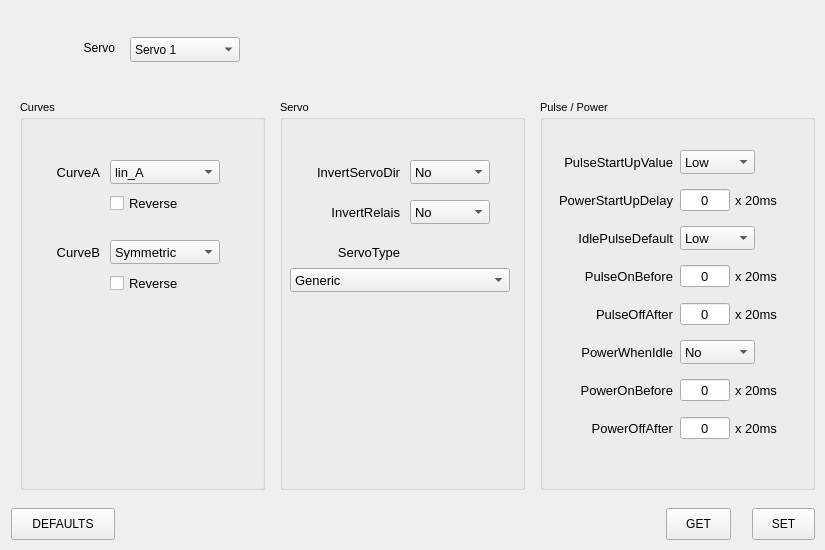
<?xml version='1.0' encoding='UTF-8'?>
<ui version="4.0">
 <class>ServoCvsTab</class>
 <widget class="QWidget" name="ServoCvsTab">
  <property name="geometry">
   <rect>
    <x>0</x>
    <y>0</y>
    <width>825</width>
    <height>550</height>
   </rect>
  </property>
  <widget class="QLabel" name="label1">
   <property name="geometry">
    <rect>
     <x>20</x>
     <y>40</y>
     <width>95</width>
     <height>16</height>
    </rect>
   </property>
   <property name="text">
    <string>Servo</string>
   </property>
   <property name="alignment">
    <set>Qt::AlignRight|Qt::AlignVCenter</set>
   </property>
  </widget>
  <widget class="QComboBox" name="popupServoCvs">
   <property name="geometry">
    <rect>
     <x>130</x>
     <y>37</y>
     <width>110</width>
     <height>25</height>
    </rect>
   </property>
   <item>
    <property name="text">
     <string>Servo 1</string>
    </property>
   </item>
   <item>
    <property name="text">
     <string>Servo 2</string>
    </property>
   </item>
   <item>
    <property name="text">
     <string>Servo 3</string>
    </property>
   </item>
   <item>
    <property name="text">
     <string>Servo 4</string>
    </property>
   </item>
   <item>
    <property name="text">
     <string>Servo 5</string>
    </property>
   </item>
   <item>
    <property name="text">
     <string>Servo 6</string>
    </property>
   </item>
  </widget>
  <widget class="QGroupBox" name="groupBox2">
   <property name="geometry">
    <rect>
     <x>20</x>
     <y>100</y>
     <width>245</width>
     <height>390</height>
    </rect>
   </property>
   <property name="title">
    <string>Curves</string>
   </property>
   <property name="font">
    <font>
     <pointsize>8</pointsize>
    </font>
   </property>
   <widget class="QLabel" name="label3">
    <property name="geometry">
     <rect>
      <x>10</x>
      <y>64</y>
      <width>70</width>
      <height>16</height>
     </rect>
    </property>
    <property name="text">
     <string>CurveA</string>
    </property>
    <property name="alignment">
     <set>Qt::AlignRight|Qt::AlignVCenter</set>
    </property>
    <property name="font">
     <font>
      <pointsize>10</pointsize>
      <bold>false</bold>
     </font>
    </property>
   </widget>
   <widget class="CenteredComboBox" name="comboCurveA">
    <property name="geometry">
     <rect>
      <x>90</x>
      <y>60</y>
      <width>110</width>
      <height>24</height>
     </rect>
    </property>
    <item>
     <property name="text">
      <string>lin_A</string>
     </property>
    </item>
    <item>
     <property name="text">
      <string>lin_B</string>
     </property>
    </item>
    <item>
     <property name="text">
      <string>move_A</string>
     </property>
    </item>
    <item>
     <property name="text">
      <string>move_B</string>
     </property>
    </item>
    <item>
     <property name="text">
      <string>sine_A</string>
     </property>
    </item>
    <item>
     <property name="text">
      <string>sine_B</string>
     </property>
    </item>
    <item>
     <property name="text">
      <string>whip_A</string>
     </property>
    </item>
    <item>
     <property name="text">
      <string>whip_B</string>
     </property>
    </item>
    <item>
     <property name="text">
      <string>sig_hp0</string>
     </property>
    </item>
    <item>
     <property name="text">
      <string>sig_hp1</string>
     </property>
    </item>
    <item>
     <property name="text">
      <string>hp1p</string>
     </property>
    </item>
    <item>
     <property name="text">
      <string>sine_AB</string>
     </property>
    </item>
    <property name="font">
     <font>
      <pointsize>10</pointsize>
      <bold>false</bold>
     </font>
    </property>
   </widget>
   <widget class="QCheckBox" name="checkCurveAReverse">
    <property name="geometry">
     <rect>
      <x>90</x>
      <y>94</y>
      <width>120</width>
      <height>18</height>
     </rect>
    </property>
    <property name="text">
     <string>Reverse</string>
    </property>
    <property name="font">
     <font>
      <pointsize>10</pointsize>
      <bold>false</bold>
     </font>
    </property>
   </widget>
   <widget class="QLabel" name="label4">
    <property name="geometry">
     <rect>
      <x>10</x>
      <y>144</y>
      <width>70</width>
      <height>16</height>
     </rect>
    </property>
    <property name="text">
     <string>CurveB</string>
    </property>
    <property name="alignment">
     <set>Qt::AlignRight|Qt::AlignVCenter</set>
    </property>
    <property name="font">
     <font>
      <pointsize>10</pointsize>
      <bold>false</bold>
     </font>
    </property>
   </widget>
   <widget class="CenteredComboBox" name="comboCurveB">
    <property name="geometry">
     <rect>
      <x>90</x>
      <y>140</y>
      <width>110</width>
      <height>24</height>
     </rect>
    </property>
    <item>
     <property name="text">
      <string>Symmetric</string>
     </property>
    </item>
    <item>
     <property name="text">
      <string>lin_B</string>
     </property>
    </item>
    <item>
     <property name="text">
      <string>move_A</string>
     </property>
    </item>
    <item>
     <property name="text">
      <string>move_B</string>
     </property>
    </item>
    <item>
     <property name="text">
      <string>sine_A</string>
     </property>
    </item>
    <item>
     <property name="text">
      <string>sine_B</string>
     </property>
    </item>
    <item>
     <property name="text">
      <string>whip_A</string>
     </property>
    </item>
    <item>
     <property name="text">
      <string>whip_B</string>
     </property>
    </item>
    <item>
     <property name="text">
      <string>sig_hp0</string>
     </property>
    </item>
    <item>
     <property name="text">
      <string>sig_hp1</string>
     </property>
    </item>
    <item>
     <property name="text">
      <string>hp1p</string>
     </property>
    </item>
    <item>
     <property name="text">
      <string>sine_AB</string>
     </property>
    </item>
    <property name="font">
     <font>
      <pointsize>10</pointsize>
      <bold>false</bold>
     </font>
    </property>
   </widget>
   <widget class="QCheckBox" name="checkCurveBReverse">
    <property name="geometry">
     <rect>
      <x>90</x>
      <y>174</y>
      <width>120</width>
      <height>18</height>
     </rect>
    </property>
    <property name="text">
     <string>Reverse</string>
    </property>
    <property name="font">
     <font>
      <pointsize>10</pointsize>
      <bold>false</bold>
     </font>
    </property>
   </widget>
  </widget>
  <widget class="QGroupBox" name="groupBox5">
   <property name="geometry">
    <rect>
     <x>280</x>
     <y>100</y>
     <width>245</width>
     <height>390</height>
    </rect>
   </property>
   <property name="title">
    <string>Servo</string>
   </property>
   <property name="font">
    <font>
     <pointsize>8</pointsize>
    </font>
   </property>
   <widget class="QLabel" name="label6">
    <property name="geometry">
     <rect>
      <x>10</x>
      <y>64</y>
      <width>110</width>
      <height>16</height>
     </rect>
    </property>
    <property name="text">
     <string>InvertServoDir</string>
    </property>
    <property name="alignment">
     <set>Qt::AlignRight|Qt::AlignVCenter</set>
    </property>
    <property name="font">
     <font>
      <pointsize>10</pointsize>
      <bold>false</bold>
     </font>
    </property>
   </widget>
   <widget class="CenteredComboBox" name="comboInvertServoDir">
    <property name="geometry">
     <rect>
      <x>130</x>
      <y>60</y>
      <width>80</width>
      <height>24</height>
     </rect>
    </property>
    <item>
     <property name="text">
      <string>No</string>
     </property>
    </item>
    <item>
     <property name="text">
      <string>Yes</string>
     </property>
    </item>
    <property name="font">
     <font>
      <pointsize>10</pointsize>
      <bold>false</bold>
     </font>
    </property>
   </widget>
   <widget class="QLabel" name="label7">
    <property name="geometry">
     <rect>
      <x>10</x>
      <y>104</y>
      <width>110</width>
      <height>16</height>
     </rect>
    </property>
    <property name="text">
     <string>InvertRelais</string>
    </property>
    <property name="alignment">
     <set>Qt::AlignRight|Qt::AlignVCenter</set>
    </property>
    <property name="font">
     <font>
      <pointsize>10</pointsize>
      <bold>false</bold>
     </font>
    </property>
   </widget>
   <widget class="CenteredComboBox" name="comboInvertRelais">
    <property name="geometry">
     <rect>
      <x>130</x>
      <y>100</y>
      <width>80</width>
      <height>24</height>
     </rect>
    </property>
    <item>
     <property name="text">
      <string>No</string>
     </property>
    </item>
    <item>
     <property name="text">
      <string>Yes</string>
     </property>
    </item>
    <property name="font">
     <font>
      <pointsize>10</pointsize>
      <bold>false</bold>
     </font>
    </property>
   </widget>
   <widget class="QLabel" name="label8">
    <property name="geometry">
     <rect>
      <x>10</x>
      <y>144</y>
      <width>110</width>
      <height>16</height>
     </rect>
    </property>
    <property name="text">
     <string>ServoType</string>
    </property>
    <property name="alignment">
     <set>Qt::AlignRight|Qt::AlignVCenter</set>
    </property>
    <property name="font">
     <font>
      <pointsize>10</pointsize>
      <bold>false</bold>
     </font>
    </property>
   </widget>
   <widget class="CenteredComboBox" name="comboServoType">
    <property name="geometry">
     <rect>
      <x>10</x>
      <y>168</y>
      <width>220</width>
      <height>24</height>
     </rect>
    </property>
    <item>
     <property name="text">
      <string>Generic</string>
     </property>
    </item>
    <item>
     <property name="text">
      <string>Uhlenbrock 81420 / Weinert</string>
     </property>
    </item>
    <item>
     <property name="text">
      <string>MBTronic</string>
     </property>
    </item>
    <item>
     <property name="text">
      <string>SG90 Tower Pro</string>
     </property>
    </item>
    <item>
     <property name="text">
      <string>SG90 TZT</string>
     </property>
    </item>
    <property name="font">
     <font>
      <pointsize>10</pointsize>
      <bold>false</bold>
     </font>
    </property>
   </widget>
  </widget>
  <widget class="QGroupBox" name="groupBox9">
   <property name="geometry">
    <rect>
     <x>540</x>
     <y>100</y>
     <width>275</width>
     <height>390</height>
    </rect>
   </property>
   <property name="title">
    <string>Pulse / Power</string>
   </property>
   <property name="font">
    <font>
     <pointsize>8</pointsize>
    </font>
   </property>
   <widget class="QLabel" name="label10">
    <property name="geometry">
     <rect>
      <x>5</x>
      <y>54</y>
      <width>128</width>
      <height>16</height>
     </rect>
    </property>
    <property name="text">
     <string>PulseStartUpValue</string>
    </property>
    <property name="alignment">
     <set>Qt::AlignRight|Qt::AlignVCenter</set>
    </property>
    <property name="font">
     <font>
      <pointsize>10</pointsize>
      <bold>false</bold>
     </font>
    </property>
   </widget>
   <widget class="CenteredComboBox" name="comboPulseStartUpValue">
    <property name="geometry">
     <rect>
      <x>140</x>
      <y>50</y>
      <width>75</width>
      <height>24</height>
     </rect>
    </property>
    <item>
     <property name="text">
      <string>Low</string>
     </property>
    </item>
    <item>
     <property name="text">
      <string>High</string>
     </property>
    </item>
    <property name="font">
     <font>
      <pointsize>10</pointsize>
      <bold>false</bold>
     </font>
    </property>
   </widget>
   <widget class="QLabel" name="label11">
    <property name="geometry">
     <rect>
      <x>5</x>
      <y>92</y>
      <width>128</width>
      <height>16</height>
     </rect>
    </property>
    <property name="text">
     <string>PowerStartUpDelay</string>
    </property>
    <property name="alignment">
     <set>Qt::AlignRight|Qt::AlignVCenter</set>
    </property>
    <property name="font">
     <font>
      <pointsize>10</pointsize>
      <bold>false</bold>
     </font>
    </property>
   </widget>
   <widget class="QSpinBox" name="fieldPowerStartUpDelay">
    <property name="buttonSymbols">
     <enum>QAbstractSpinBox::NoButtons</enum>
    </property>
    <property name="geometry">
     <rect>
      <x>140</x>
      <y>88</y>
      <width>50</width>
      <height>24</height>
     </rect>
    </property>
    <property name="minimum">
     <number>0</number>
    </property>
    <property name="maximum">
     <number>255</number>
    </property>
    <property name="alignment">
     <set>Qt::AlignHCenter|Qt::AlignVCenter</set>
    </property>
    <property name="font">
     <font>
      <pointsize>10</pointsize>
      <bold>false</bold>
     </font>
    </property>
   </widget>
   <widget class="QLabel" name="label12">
    <property name="geometry">
     <rect>
      <x>195</x>
      <y>92</y>
      <width>60</width>
      <height>16</height>
     </rect>
    </property>
    <property name="text">
     <string>x 20ms</string>
    </property>
    <property name="alignment">
     <set>Qt::AlignLeft|Qt::AlignVCenter</set>
    </property>
    <property name="font">
     <font>
      <pointsize>10</pointsize>
      <bold>false</bold>
     </font>
    </property>
   </widget>
   <widget class="QLabel" name="label13">
    <property name="geometry">
     <rect>
      <x>5</x>
      <y>130</y>
      <width>128</width>
      <height>16</height>
     </rect>
    </property>
    <property name="text">
     <string>IdlePulseDefault</string>
    </property>
    <property name="alignment">
     <set>Qt::AlignRight|Qt::AlignVCenter</set>
    </property>
    <property name="font">
     <font>
      <pointsize>10</pointsize>
      <bold>false</bold>
     </font>
    </property>
   </widget>
   <widget class="CenteredComboBox" name="comboIdlePulseDefault">
    <property name="geometry">
     <rect>
      <x>140</x>
      <y>126</y>
      <width>75</width>
      <height>24</height>
     </rect>
    </property>
    <item>
     <property name="text">
      <string>Low</string>
     </property>
    </item>
    <item>
     <property name="text">
      <string>High</string>
     </property>
    </item>
    <item>
     <property name="text">
      <string>Pulses</string>
     </property>
    </item>
    <property name="font">
     <font>
      <pointsize>10</pointsize>
      <bold>false</bold>
     </font>
    </property>
   </widget>
   <widget class="QLabel" name="label14">
    <property name="geometry">
     <rect>
      <x>5</x>
      <y>168</y>
      <width>128</width>
      <height>16</height>
     </rect>
    </property>
    <property name="text">
     <string>PulseOnBefore</string>
    </property>
    <property name="alignment">
     <set>Qt::AlignRight|Qt::AlignVCenter</set>
    </property>
    <property name="font">
     <font>
      <pointsize>10</pointsize>
      <bold>false</bold>
     </font>
    </property>
   </widget>
   <widget class="QSpinBox" name="fieldPulseOnBefore">
    <property name="buttonSymbols">
     <enum>QAbstractSpinBox::NoButtons</enum>
    </property>
    <property name="geometry">
     <rect>
      <x>140</x>
      <y>164</y>
      <width>50</width>
      <height>24</height>
     </rect>
    </property>
    <property name="minimum">
     <number>0</number>
    </property>
    <property name="maximum">
     <number>255</number>
    </property>
    <property name="alignment">
     <set>Qt::AlignHCenter|Qt::AlignVCenter</set>
    </property>
    <property name="font">
     <font>
      <pointsize>10</pointsize>
      <bold>false</bold>
     </font>
    </property>
   </widget>
   <widget class="QLabel" name="label15">
    <property name="geometry">
     <rect>
      <x>195</x>
      <y>168</y>
      <width>60</width>
      <height>16</height>
     </rect>
    </property>
    <property name="text">
     <string>x 20ms</string>
    </property>
    <property name="alignment">
     <set>Qt::AlignLeft|Qt::AlignVCenter</set>
    </property>
    <property name="font">
     <font>
      <pointsize>10</pointsize>
      <bold>false</bold>
     </font>
    </property>
   </widget>
   <widget class="QLabel" name="label16">
    <property name="geometry">
     <rect>
      <x>5</x>
      <y>206</y>
      <width>128</width>
      <height>16</height>
     </rect>
    </property>
    <property name="text">
     <string>PulseOffAfter</string>
    </property>
    <property name="alignment">
     <set>Qt::AlignRight|Qt::AlignVCenter</set>
    </property>
    <property name="font">
     <font>
      <pointsize>10</pointsize>
      <bold>false</bold>
     </font>
    </property>
   </widget>
   <widget class="QSpinBox" name="fieldPulseOffAfter">
    <property name="buttonSymbols">
     <enum>QAbstractSpinBox::NoButtons</enum>
    </property>
    <property name="geometry">
     <rect>
      <x>140</x>
      <y>202</y>
      <width>50</width>
      <height>24</height>
     </rect>
    </property>
    <property name="minimum">
     <number>0</number>
    </property>
    <property name="maximum">
     <number>255</number>
    </property>
    <property name="alignment">
     <set>Qt::AlignHCenter|Qt::AlignVCenter</set>
    </property>
    <property name="font">
     <font>
      <pointsize>10</pointsize>
      <bold>false</bold>
     </font>
    </property>
   </widget>
   <widget class="QLabel" name="label17">
    <property name="geometry">
     <rect>
      <x>195</x>
      <y>206</y>
      <width>60</width>
      <height>16</height>
     </rect>
    </property>
    <property name="text">
     <string>x 20ms</string>
    </property>
    <property name="alignment">
     <set>Qt::AlignLeft|Qt::AlignVCenter</set>
    </property>
    <property name="font">
     <font>
      <pointsize>10</pointsize>
      <bold>false</bold>
     </font>
    </property>
   </widget>
   <widget class="QLabel" name="label18">
    <property name="geometry">
     <rect>
      <x>5</x>
      <y>244</y>
      <width>128</width>
      <height>16</height>
     </rect>
    </property>
    <property name="text">
     <string>PowerWhenIdle</string>
    </property>
    <property name="alignment">
     <set>Qt::AlignRight|Qt::AlignVCenter</set>
    </property>
    <property name="font">
     <font>
      <pointsize>10</pointsize>
      <bold>false</bold>
     </font>
    </property>
   </widget>
   <widget class="CenteredComboBox" name="comboPowerWhenIdle">
    <property name="geometry">
     <rect>
      <x>140</x>
      <y>240</y>
      <width>75</width>
      <height>24</height>
     </rect>
    </property>
    <item>
     <property name="text">
      <string>No</string>
     </property>
    </item>
    <item>
     <property name="text">
      <string>Yes</string>
     </property>
    </item>
    <property name="font">
     <font>
      <pointsize>10</pointsize>
      <bold>false</bold>
     </font>
    </property>
   </widget>
   <widget class="QLabel" name="label19">
    <property name="geometry">
     <rect>
      <x>5</x>
      <y>282</y>
      <width>128</width>
      <height>16</height>
     </rect>
    </property>
    <property name="text">
     <string>PowerOnBefore</string>
    </property>
    <property name="alignment">
     <set>Qt::AlignRight|Qt::AlignVCenter</set>
    </property>
    <property name="font">
     <font>
      <pointsize>10</pointsize>
      <bold>false</bold>
     </font>
    </property>
   </widget>
   <widget class="QSpinBox" name="fieldPowerOnBefore">
    <property name="buttonSymbols">
     <enum>QAbstractSpinBox::NoButtons</enum>
    </property>
    <property name="geometry">
     <rect>
      <x>140</x>
      <y>278</y>
      <width>50</width>
      <height>24</height>
     </rect>
    </property>
    <property name="minimum">
     <number>0</number>
    </property>
    <property name="maximum">
     <number>255</number>
    </property>
    <property name="alignment">
     <set>Qt::AlignHCenter|Qt::AlignVCenter</set>
    </property>
    <property name="font">
     <font>
      <pointsize>10</pointsize>
      <bold>false</bold>
     </font>
    </property>
   </widget>
   <widget class="QLabel" name="label20">
    <property name="geometry">
     <rect>
      <x>195</x>
      <y>282</y>
      <width>60</width>
      <height>16</height>
     </rect>
    </property>
    <property name="text">
     <string>x 20ms</string>
    </property>
    <property name="alignment">
     <set>Qt::AlignLeft|Qt::AlignVCenter</set>
    </property>
    <property name="font">
     <font>
      <pointsize>10</pointsize>
      <bold>false</bold>
     </font>
    </property>
   </widget>
   <widget class="QLabel" name="label21">
    <property name="geometry">
     <rect>
      <x>5</x>
      <y>320</y>
      <width>128</width>
      <height>16</height>
     </rect>
    </property>
    <property name="text">
     <string>PowerOffAfter</string>
    </property>
    <property name="alignment">
     <set>Qt::AlignRight|Qt::AlignVCenter</set>
    </property>
    <property name="font">
     <font>
      <pointsize>10</pointsize>
      <bold>false</bold>
     </font>
    </property>
   </widget>
   <widget class="QSpinBox" name="fieldPowerOffAfter">
    <property name="buttonSymbols">
     <enum>QAbstractSpinBox::NoButtons</enum>
    </property>
    <property name="geometry">
     <rect>
      <x>140</x>
      <y>316</y>
      <width>50</width>
      <height>24</height>
     </rect>
    </property>
    <property name="minimum">
     <number>0</number>
    </property>
    <property name="maximum">
     <number>255</number>
    </property>
    <property name="alignment">
     <set>Qt::AlignHCenter|Qt::AlignVCenter</set>
    </property>
    <property name="font">
     <font>
      <pointsize>10</pointsize>
      <bold>false</bold>
     </font>
    </property>
   </widget>
   <widget class="QLabel" name="label22">
    <property name="geometry">
     <rect>
      <x>195</x>
      <y>320</y>
      <width>60</width>
      <height>16</height>
     </rect>
    </property>
    <property name="text">
     <string>x 20ms</string>
    </property>
    <property name="alignment">
     <set>Qt::AlignLeft|Qt::AlignVCenter</set>
    </property>
    <property name="font">
     <font>
      <pointsize>10</pointsize>
      <bold>false</bold>
     </font>
    </property>
   </widget>
  </widget>
  <widget class="QPushButton" name="buttonServoCvsTabDefaults">
   <property name="geometry">
    <rect>
     <x>11</x>
     <y>508</y>
     <width>104</width>
     <height>32</height>
    </rect>
   </property>
   <property name="text">
    <string>DEFAULTS</string>
   </property>
  </widget>
  <widget class="QPushButton" name="buttonServoCvsTabGet">
   <property name="geometry">
    <rect>
     <x>666</x>
     <y>508</y>
     <width>65</width>
     <height>32</height>
    </rect>
   </property>
   <property name="text">
    <string>GET</string>
   </property>
  </widget>
  <widget class="QPushButton" name="buttonServoCvsTabSet">
   <property name="geometry">
    <rect>
     <x>752</x>
     <y>508</y>
     <width>63</width>
     <height>32</height>
    </rect>
   </property>
   <property name="text">
    <string>SET</string>
   </property>
  </widget>
 </widget>
 <customwidgets>
  <customwidget>
   <class>CenteredComboBox</class>
   <extends>QComboBox</extends>
   <header>CenteredComboBox.h</header>
  </customwidget>
 </customwidgets>
 <resources />
 <connections />
</ui>
